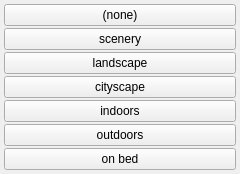
<?xml version="1.0" encoding="UTF-8"?>
<ui version="4.0">
 <class>scene_menu</class>
 <widget class="QWidget" name="scene_menu">
  <property name="geometry">
   <rect><x>0</x><y>0</y><width>240</width><height>60</height></rect>
  </property>
  <layout class="QGridLayout" name="grid">
   <property name="leftMargin"><number>4</number></property>
   <property name="topMargin"><number>4</number></property>
   <property name="rightMargin"><number>4</number></property>
   <property name="bottomMargin"><number>4</number></property>
   <property name="horizontalSpacing"><number>2</number></property>
   <property name="verticalSpacing"><number>2</number></property>
   <item row="0" column="0">
    <widget class="QPushButton" name="btn_none">
     <property name="text"><string>(none)</string></property>
    </widget>
   </item>
   <item row="1" column="0">
    <widget class="QPushButton" name="chk_scenery">
     <property name="checkable"><bool>true</bool></property>
     <property name="text"><string>scenery</string></property>
     <property name="tags" stdset="0"><string>scenery</string></property>
    </widget>
   </item>
   <item row="2" column="0">
    <widget class="QPushButton" name="chk_landscape">
     <property name="checkable"><bool>true</bool></property>
     <property name="text"><string>landscape</string></property>
     <property name="tags" stdset="0"><string>landscape</string></property>
    </widget>
   </item>
   <item row="3" column="0">
    <widget class="QPushButton" name="chk_cityscape">
     <property name="checkable"><bool>true</bool></property>
     <property name="text"><string>cityscape</string></property>
     <property name="tags" stdset="0"><string>cityscape</string></property>
    </widget>
   </item>
   <item row="4" column="0">
    <widget class="QPushButton" name="chk_indoors">
     <property name="checkable"><bool>true</bool></property>
     <property name="text"><string>indoors</string></property>
     <property name="tags" stdset="0"><string>indoors</string></property>
    </widget>
   </item>
   <item row="5" column="0">
    <widget class="QPushButton" name="chk_outdoors">
     <property name="checkable"><bool>true</bool></property>
     <property name="text"><string>outdoors</string></property>
     <property name="tags" stdset="0"><string>outdoors</string></property>
    </widget>
   </item>
   <item row="6" column="0">
    <widget class="QPushButton" name="chk_on_bed">
     <property name="checkable"><bool>true</bool></property>
     <property name="text"><string>on bed</string></property>
     <property name="tags" stdset="0"><string>on bed</string></property>
    </widget>
   </item>
  </layout>
 </widget>
 <resources/>
 <connections/>
</ui>
